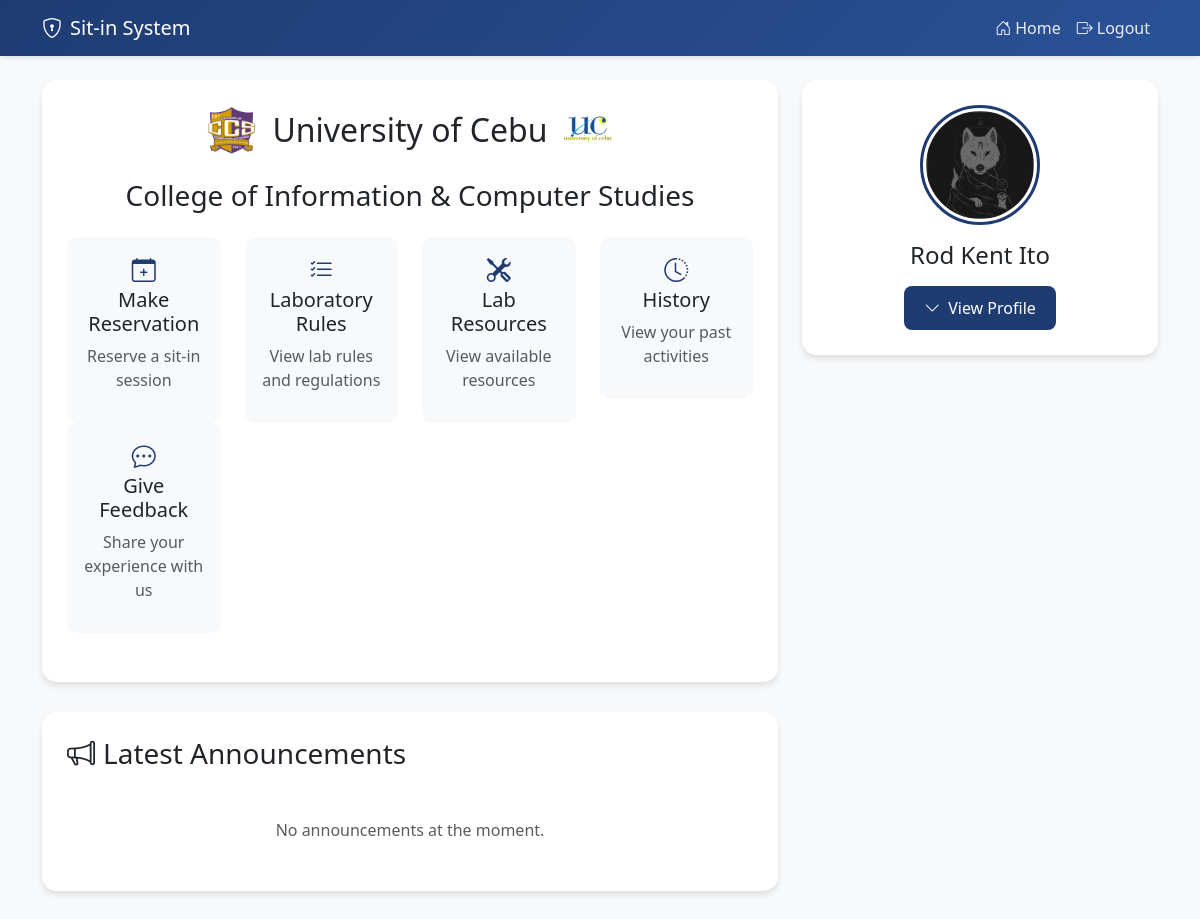
The app's page /home (signed in), older data.
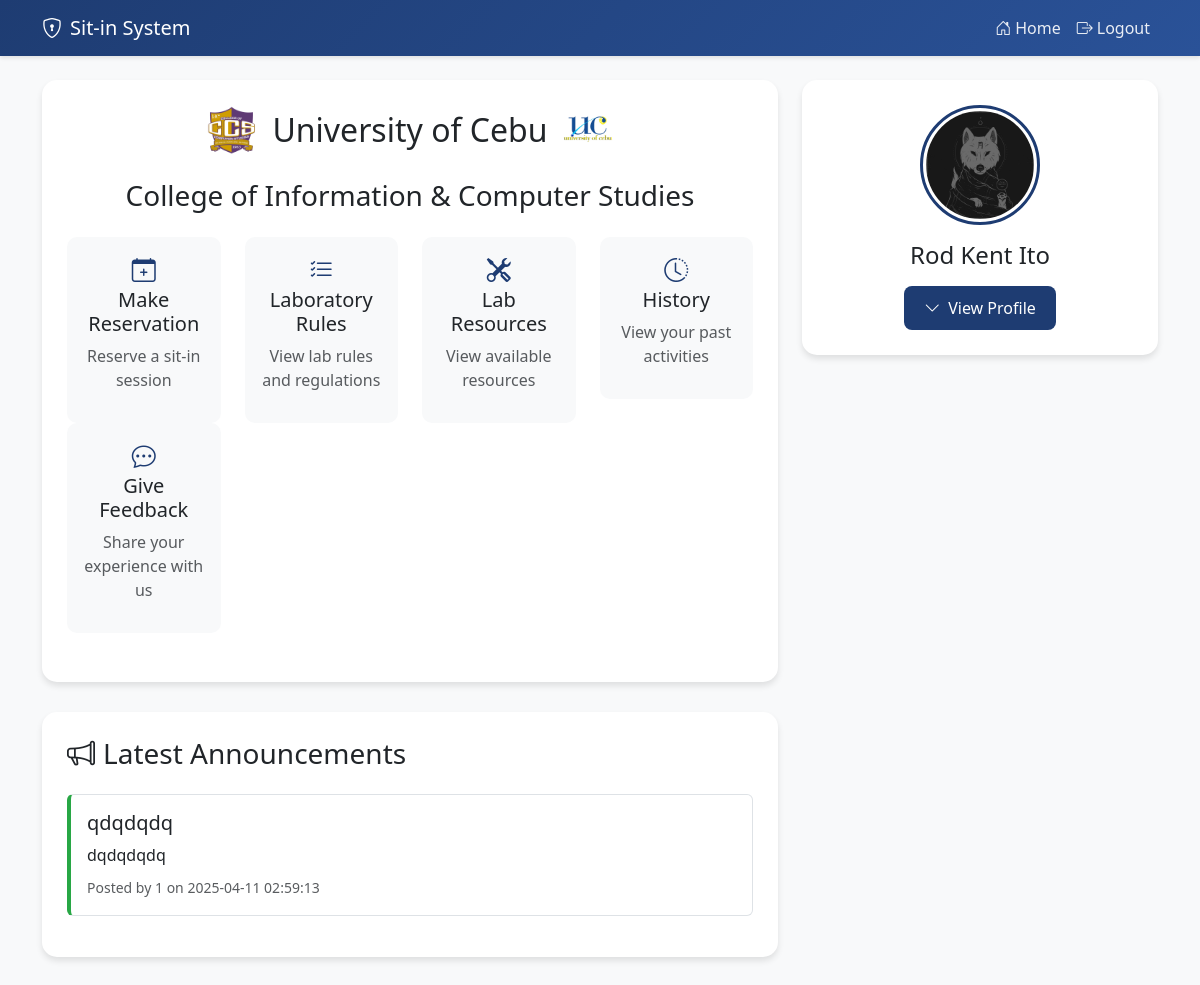
The same page, newer data.
### tables this page shows
CREATE TABLE announcements (
                id INTEGER PRIMARY KEY AUTOINCREMENT,
                title TEXT NOT NULL,
                content TEXT NOT NULL,
                priority TEXT DEFAULT 'normal',
                created_by TEXT NOT NULL,
                created_at TIMESTAMP DEFAULT CURRENT_TIMESTAMP
            );

### app.py (the view)
@app.route("/home")
@app.route("/home/<show_section>")
def home(show_section=None):
    if 'user' not in session:
        return redirect(url_for('login_page'))
    conn = sqlite3.connect('users.db')
    conn.row_factory = sqlite3.Row
    cur = conn.cursor()
    cur.execute("SELECT * FROM users WHERE id = ?", (session['user']['id'],))
    user = dict(cur.fetchone())
    cur.execute("SELECT * FROM announcements ORDER BY created_at DESC")
    announcements = [dict(row) for row in cur.fetchall()]
    cur.execute("SELECT * FROM lab_resources WHERE status = 'enabled' ORDER BY created_at DESC")
    resources = [dict(row) for row in cur.fetchall()]
    cur.execute("""
        SELECT
            strftime('%Y-%m-%d', date) as date,
            time_in,
            time_out,
            purpose,
            lab_unit,
            duration,
            allocated_duration,
            status
        FROM sit_in_history
        WHERE user_id = ?
        ORDER BY date DESC, time_in DESC
    """, (user['id'],))
    history = [dict(row) for row in cur.fetchall()]
    cur.execute("""
        SELECT
            COUNT(*) as total_sessions,
            COUNT(CASE WHEN status = 'completed' THEN 1 END) as completed_sessions,
            SUM(duration) as total_duration
        FROM sit_in_history
        WHERE user_id = ?
    """, (user['id'],))
    stats = dict(cur.fetchone())
    conn.close()
    return render_template('homepage.html',
                         user=user,
                         announcements=announcements,
                         history=history,
                         stats=stats,
                         resources=resources,
                         show_section=show_section,
                         today=datetime.now().strftime('%Y-%m-%d'))

### templates/homepage.html (shortened to what the changed rows need)
<!DOCTYPE html>
<html lang="en">
<head>
    <link href="https://cdn.jsdelivr.net/npm/bootstrap@5.3.2/dist/css/bootstrap.min.css" rel="stylesheet">
    <link rel="stylesheet" href="https://cdn.jsdelivr.net/npm/bootstrap-icons@1.11.1/font/bootstrap-icons.css">
</head>
<body>
    <div class="container main-content">
        <div class="row">
            <div class="col-lg-8">
                <div class="welcome-card">
                    <div class="d-flex justify-content-center align-items-center mb-4">
                        <h2 class="mb-0">University of Cebu</h2>
                    </div>
                </div>
            </div>
            <div class="col-lg-8">
                <div class="welcome-card">
                    {% if announcements %}
                        {% for announcement in announcements %}
                        <div class="announcement-item {{ announcement.priority }}">
                            <h5 class="mb-2">{{ announcement.title }}</h5>
                            <p class="mb-2">{{ announcement.content }}</p>
                            <small class="text-muted">
                                Posted by {{ announcement.created_by }} on {{ announcement.created_at }}
                            </small>
                        </div>
                        {% endfor %}
                    {% else %}
                        <div class="text-center py-4">
                            <p class="text-muted mb-0">No announcements at the moment.</p>
                        </div>
                    {% endif %}
                </div>
            </div>
        </div>
    </div>
</body>
</html>

Row changes from the older to the newer data that the page shows:
added announcements: title "qdqdqdq", content "dqdqdqdq", created_by "1", created_at "2025-04-11 02:59:13"
Text that changed along with them:
text no longer shown: "No announcements at the moment."
